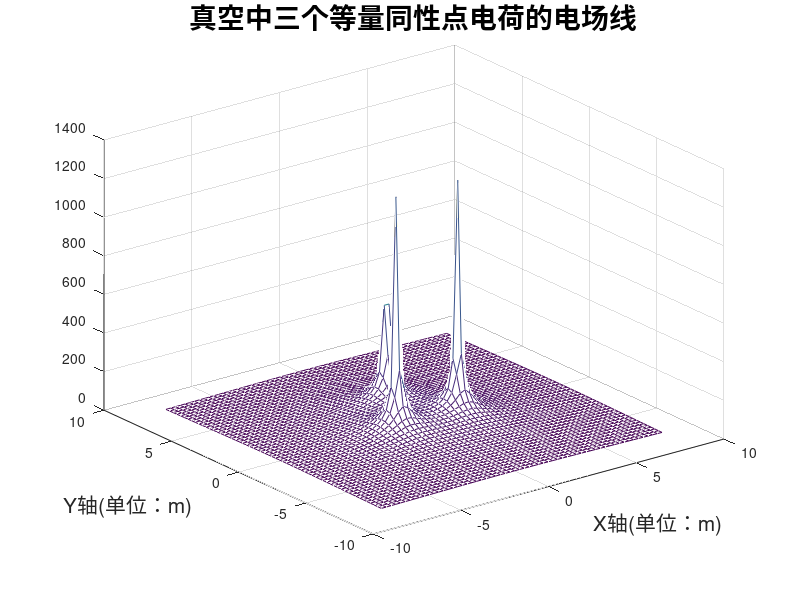
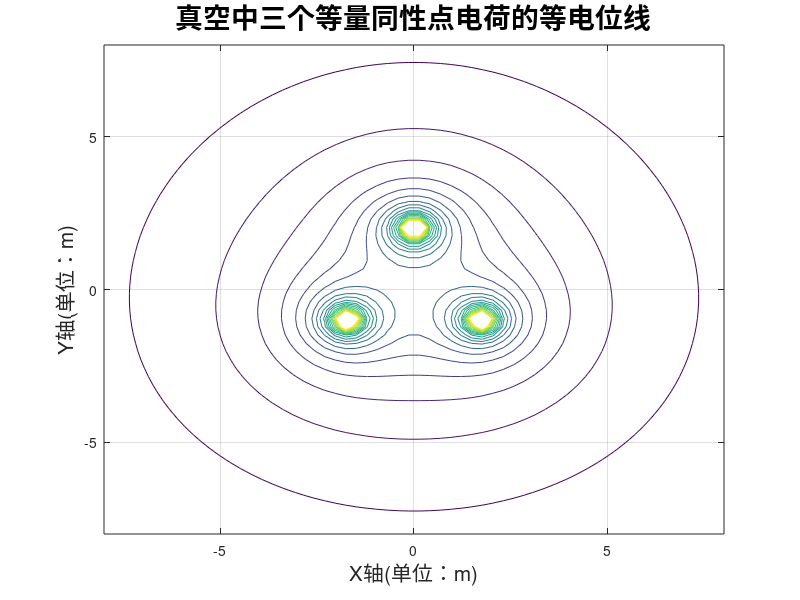
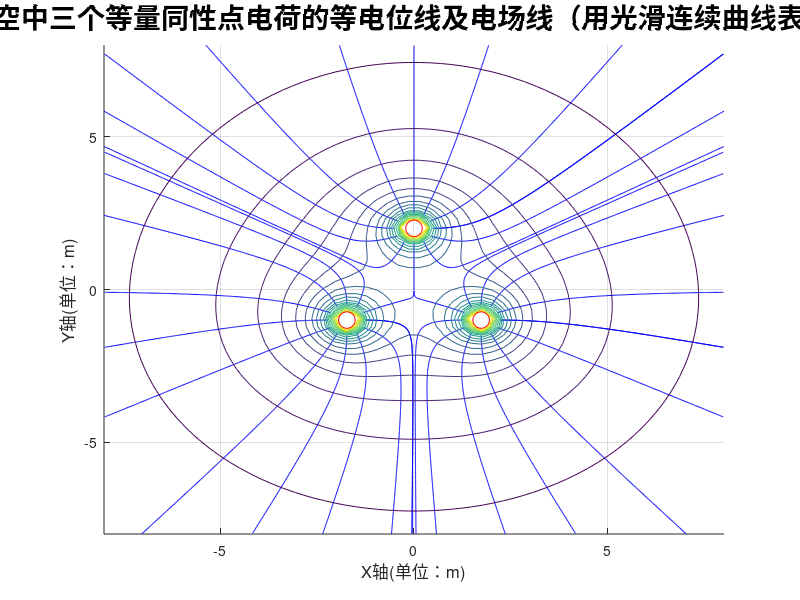
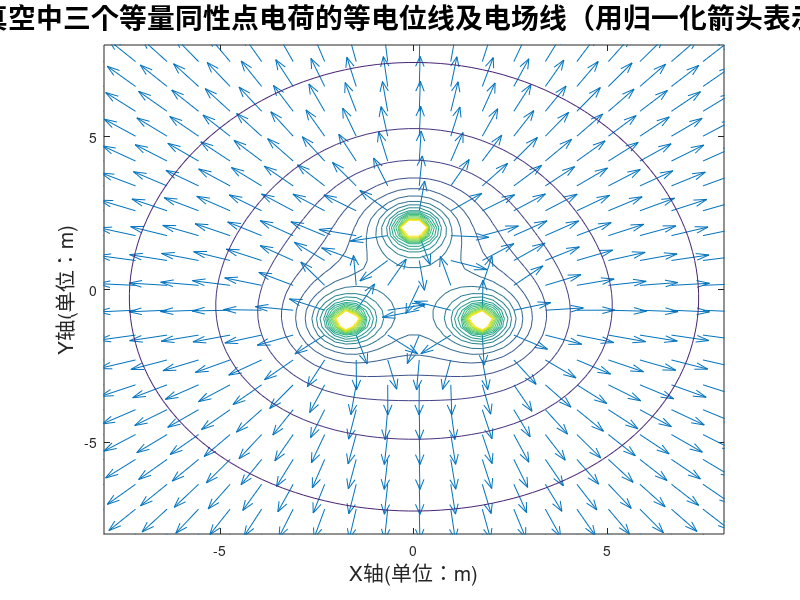

Source code (MATLAB) for these figures, in order:
% 初始化
clear;                                                      % 清空内存中所有变量
clc;                                                        % 清空命令窗口中的内容
k=9e9;                                                      % 设置静电力衡量
Q1=8e-9;                                                    % 设置点电荷q1的电量
Q2=8e-9;                                                    % 设置点电荷q2的电量
Q3=8e-9;                                                    % 设置点电荷q3的电量
% 绘制场域内各点电位分布
xm=8;                                                    % 设置场域中x方向的范围
ym=8;                                                    % 设置场域中y方向的范围
x=linspace(-xm,xm,60);                                      % 将x轴等分60等份
y=linspace(-ym,ym,60);                                      % 将y轴等分成60等份
[X,Y]=meshgrid(x,y);                                        % 形成场域中各点的坐标
R1=sqrt((X+sqrt(3)).^2+(Y+1).^2);                           % 计算场域中各点到点电荷q1的距离（到点p1（-sqrt(3)，-1）的距离）
R2=sqrt((X-sqrt(3)).^2+(Y+1).^2);                           % 计算场域中各点到点电荷q2的距离（到点p2（sqrt(3)，-1）的距离）
R3=sqrt(X.^2+(Y-2).^2);                           % 计算场域中各点到点电荷q3的距离（到点p2（0，2）的距离）
V1=k*Q1./R1;                                                % 计算场域中各点因点电荷q1产生的电位
V2=k*Q2./R2;                                                % 计算场域中各点因点电荷q2产生的电位
V3=k*Q3./R3;                                                % 计算场域中各点因点电荷q3产生的电位
V=V1+V2+V3;                                                    % 将由q1,q2和q3产生的电位叠加
figure(1);                                                  % 在图像窗口1绘图
mesh(X,Y,V);                                                % 绘制出电位的分布图
hold on;                                                    % 保持图形                                                 
title('真空中三个等量同性点电荷的电场线','fontsize',20);      % 绘制出图形标题
xlabel('X轴(单位：m)','fontsize',15);                       % 绘制出X轴标注
ylabel('Y轴(单位：m)','fontsize',15);                       % 绘制出Y轴标注
hold off;                                                   % 取消保持
% 绘制场域内等电位线分布
Vmin=30;                                                   % 设置等位线族的最小电位值
Vmax=300;                                                  % 设置等位线族的最大电位值
Veq=linspace(Vmin,Vmax,20);                                 % 设定20条等位线的电位值
figure(2);                                                  % 在图像2窗口绘图
contour(X,Y,V,Veq);                                         % 绘制20条等势线
contour(X,Y,V,Veq);                                         % 绘制20条等势线
grid on;                                                    % 形成网格
hold on;                                                    % 保持图形
title('真空中三个等量同性点电荷的等电位线','fontsize',20);    % 绘制出图形标题
xlabel('X轴(单位：m)','fontsize',15);                       % 绘制出X轴标注
ylabel('Y轴(单位：m)','fontsize',15);                       % 绘制出Y轴标注
hold off;                                                   % 取消保持
% 绘制场域内的等电位线及电场线（用光滑连续曲线表示）的分布
[Ex,Ey]=gradient(-V);                                    % 计算场域各点的电力强度的两个分量
del_theta=30;                                               % 设置相邻电力线间的角度差
theta=(0:del_theta:360).*pi/180;                            % 生成电力线的弧度值
xs1=0.5*cos(theta)-sqrt(3);                                  % 从q1生成电力线的x轴坐标
xs2=0.5*cos(theta)+sqrt(3);                                  % 从q2生成电力线的x轴坐标
xs3=0.5*cos(theta);                                         % 从q3生成电力线的x轴坐标
ysd=0.5*sin(theta)-1;                                        % q1,q2生成电力线的y轴坐标
ysp=0.5*sin(theta)+2;                                        % q3生成电力线的y轴坐标
figure(3);                                                  % 在图像窗口3绘图
streamline(X,Y,Ex,Ey,xs1,ysd);                               % 生成q1产生的电力线
streamline(X,Y,Ex,Ey,xs2,ysd);                               % 生成q2产生的电力线
streamline(X,Y,Ex,Ey,xs3,ysp);                               % 生成q1产生的电力线
grid on;                                                    % 形成网格
hold on;                                                    % 保持图形
contour(X,Y,V,Veq);                                         % 绘制等势线
plot(-sqrt(3),-1,'ro','MarkerSize',12);                      % 在p1画出点电荷
plot(sqrt(3),-1,'ro','MarkerSize',12);                       % 在p2画出点电荷
plot(0,2,'ro','MarkerSize',12);                              % 在p3画出点电荷
title('真空中三个等量同性点电荷的等电位线及电场线（用光滑连续曲线表示）','fontsize',20);    % 绘制出图形标题
xlabel('X轴(单位：m)','fontsize',12);                       % 绘制出X轴标注
ylabel('Y轴(单位：m)','fontsize',12);                       % 绘制出注
hold off;                                                   % 取消保持
% 绘制场域内的等电位线及电场线（用归一化箭头表示）的分布

E=sqrt(Ex.^2+Ey.^2);                                         % 计算各点的电场强度的幅值
Exs=Ex./E;
Eys=Ey./E;                                                   % 归一化电场强度
Xs=X(:,1:3:60);                                             
Xs=Xs(1:3:60,:);                                            % 分别缩减三分之一箭头横坐标点至20*20
Ys=Y(:,1:3:60); 
Ys=Ys(1:3:60,:);                                                % 分别缩减箭头纵坐标点至20*20
Exs=Exs(:,1:3:60);
Exs=Exs(1:3:60,:);                                          % 分别缩减对应坐标的电场强度的X分量的数量
Eys=Eys(:,1:3:60);
Eys=Eys(1:3:60,:);                                          % 分别缩减对应坐标的电场强度的Y分量的数量
figure(4);                                                  % 在图像窗口4绘图
quiver(Xs,Ys,Exs,Eys);                                      % 用归一化箭头表示场域各点电场强度的方向
hold on;                                                    % 保持图形
contour(X,Y,V,Veq);                                         % 绘制等势线
title('真空中三个等量同性点电荷的等电位线及电场线（用归一化箭头表示）','fontsize',20);    % 绘制出图形标题
xlabel('X轴(单位：m)','fontsize',15);                       % 绘制出X轴标注
ylabel('Y轴(单位：m)','fontsize',15);                       % 绘制出Y轴标注
hold off;                                                   % 取消保持
